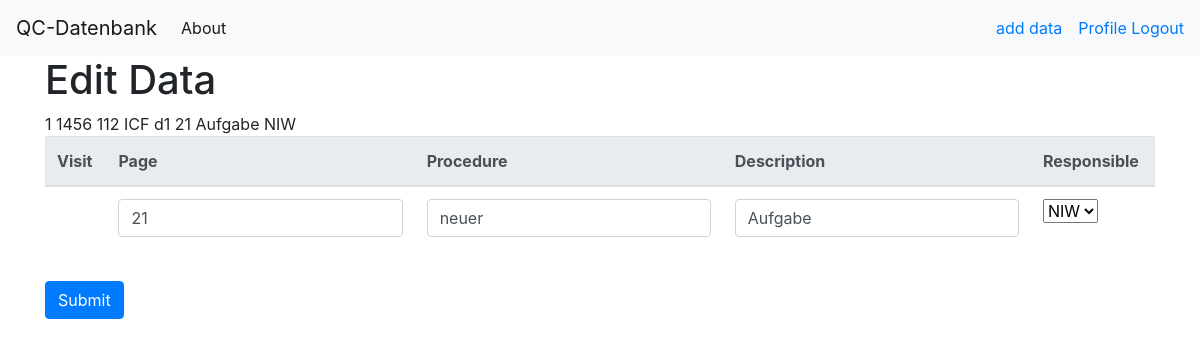
/edit?id=46 (signed in), run on an earlier commit of the app's database.
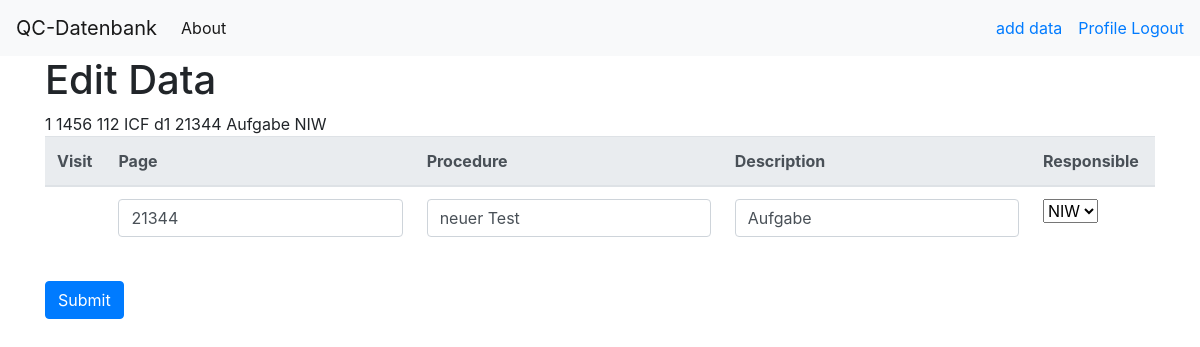
And on a later commit of the database.
### models.py (models this page shows)
class QC_Check(UserMixin, db.Model):
    __tablename__ = 'qc_check'
    id = db.Column(db.Integer, primary_key=True)
    checker = db.Column(db.Text)
    created = db.Column(db.Text)
    study_id = db.Column(db.Integer)
    scr_no = db.Column(db.Integer)
    type = db.Column(db.Text)
    visit = db.Column(db.Text)
    page = db.Column(db.Text)
    procedure = db.Column(db.Text)
    description = db.Column(db.Text)
    responsible = db.Column(db.Text)
    corrected = db.Column(db.Integer)
    close = db.Column(db.Integer)

### main.py (the view, shortened to what this page needs)
@main.route('/edit', methods=('GET', 'POST'))
@login_required
def edit():
    id = request.args.get('id', None)
    old_data = QC_Check.query.filter_by(id=id).first().__dict__
    User_data = DB_User.query.filter_by(role="MedOps").all()
    return render_template('edit.html', data=old_data, Users=User_data)

### __init__.py (called while the page is built)
def create_app():
    app = Flask(__name__)
    app.config.from_object('config.DevelopmentConfig')
    db.init_app(app)
    login_manager = LoginManager()
    login_manager.login_view = 'auth.login'
    login_manager.init_app(app)
    from .models import DB_User
    @login_manager.user_loader
    def load_user(user_id):
        return DB_User.query.get(int(user_id))
    from .auth import auth as auth_blueprint
    app.register_blueprint(auth_blueprint)
    from .main import main as main_blueprint
    app.register_blueprint(main_blueprint)
    return app

### templates/edit.html (shortened to what this page needs)
{% extends 'base.html' %}
{% block content %}
<h1>Edit Data</h1>
{{ data.corrected }}
{{ data.study_id }}
{{ data.scr_no }}
{{ data.type }}
{{ data.visit }}
{{ data.page }}
{{ data.description }}
{{ data.responsible }}
<form method="post">
    <table class="table">
      <thead class="thead-light">
        <tr>
          <th scope="col">Visit</th>
          <th scope="col">Page</th>
          <th scope="col">Procedure</th>
          <th scope="col">Description</th>
          <th scope="col">Responsible</th>
        </tr>
      </thead>
      <tbody>
        <tr>
          <td>
          </td>
          <td>
               <div class="form-group">
                <input type="text" name="page"
                        class="form-control"
                        value="{{ data.page }}"
                        required>
              </div>
          </td>
          <td>
              <div class="form-group">
                <input type="text" name="procedure"
                        class="form-control"
                        value="{{ data.procedure }}"
                        required>
              </div>
          </td>
          <td>
            <div class="form-group">
              <input type="text" name="description"
                      class="form-control"
                      value="{{ data.description }}"
                      required>
            </div>
          </td>
          <td>
            <div class="form-group">
            <select name="responsible" width="300px">
              {% for user in Users %}
              <option value="{{ user.abbrev }}" SELECTED>{{ user.abbrev }}</option>
              {% endfor %}
            </select>
        </div>
      </td>
        </tr>
    </table>
  <div class="form-group">
    <button type="submit" class="btn btn-primary">Submit</button>
  </div>
</form>
{% endblock %}

### templates/base.html (shortened to what this page needs)
<!DOCTYPE html>
<html>
  <head>
    <link
      rel="stylesheet"
      href="https://stackpath.bootstrapcdn.com/bootstrap/4.3.1/css/bootstrap.min.css"
    />
  </head>
  <body>
    <nav class="navbar navbar-expand-md navbar-light bg-light">
        <a class="navbar-brand" href="{{ url_for('main.index')}}">QC-Datenbank</a>
        <div class="collapse navbar-collapse" id="navbarNav">
            <ul class="navbar-nav">
              <li class="nav-item active">
                <a class="nav-link" href="{{ url_for('main.about')}}">About</a>
              </li>
            </ul>
        </div>
        {% if current_user.is_authenticated %}
        <a class="nav-link" href="{{ url_for('main.create')}}">add data</a>
        {% endif %}
        <div class="topnav-right">
            {% if current_user.is_authenticated %}
            <a href="{{ url_for('main.profile') }}" class="navbar-item">
              Profile
            </a>
            <a href="{{ url_for('auth.logout') }}" class="navbar-item">
                Logout
            </a>
            {% endif %}
        </div>
    </nav>
    <div class="container">
        {% block content %} {% endblock %}
    </div>
  </body>
</html>

What changed in the data, as far as the page shows it:
changed QC_Check "ICF": page "21" → "21344"; procedure "neuer" → "neuer Test"
